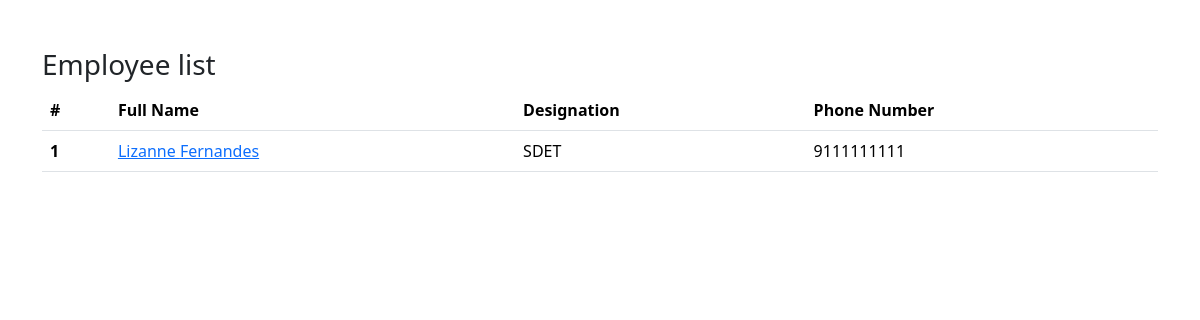
Before: / with the older database file.
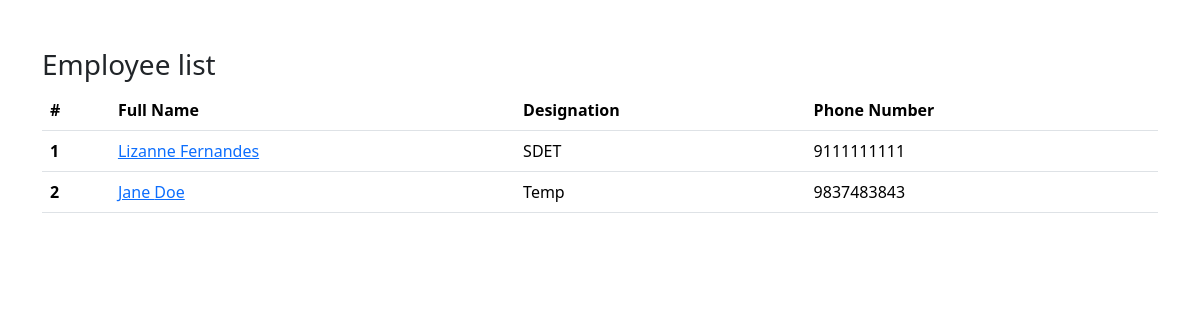
After: the same page with the newer database file.
### employees/models.py (models this page shows)
class Employee(models.Model):
    first_name = models.CharField(max_length=100)
    last_name = models.CharField(max_length=100)
    photo= models.ImageField(upload_to='images')
    designation = models.CharField(max_length=100)
    email_address = models.EmailField(max_length=100, unique=True)
    phone_number = models.CharField(max_length=12, blank=True) #bank=True to make optional
    created_at = models.DateTimeField(auto_now_add=True) #auto_now_add --one time modification when it is created and saved for the first time
    updated_at = models.DateTimeField(auto_now=True) # whenever u need a feld to change the instance is saved with current time when inntance is modified
    def __str__(self):
        return(self.first_name+" "+self.last_name)

### mysite/views.py (the view)
# urls.py: 2. Add a URL to urlpatterns:  path('', views.home, name='home')
def home(request):
    employees = Employee.objects.all()
    context = {
    'employees':employees,
    }
    return render(request, 'home.html', context)

### templates/home.html (shortened to what this page needs)
{% load static %}
<!DOCTYPE html>
<html lang="en">
<head>
    <link href="https://cdn.jsdelivr.net/npm/bootstrap@5.3.8/dist/css/bootstrap.min.css" rel="stylesheet">
    <link rel="stylesheet" href="{% static 'css/style.css' %}">
</head>
<body>
    <div class="container pt-5">
        <h3>Employee list</h3>
        <table class="table">
            <thead>
                <tr>
                <th scope="col">#</th>
                <th scope="col">Full Name</th>
                <th scope="col">Designation</th>
                <th scope="col">Phone Number</th>
                </tr>
            </thead>
            <tbody>
                {% for emp in employees %}
                <tr>
                <th>{{forloop.counter}}</th>
                <td><a href="{% url 'employee_detail' emp.id%}">{{emp.first_name}} {{emp.last_name}}</a></td>
                <td>{{emp.designation}}</td>
                <td>{{emp.phone_number}}</td>
                </tr>
                {% endfor %}
            </tbody>
        </table>
    </div>
</body>
</html>

Changed rows visible on the page:
added Employee: first_name "Jane", last_name "Doe", designation "Temp", phone_number "9837483843"
